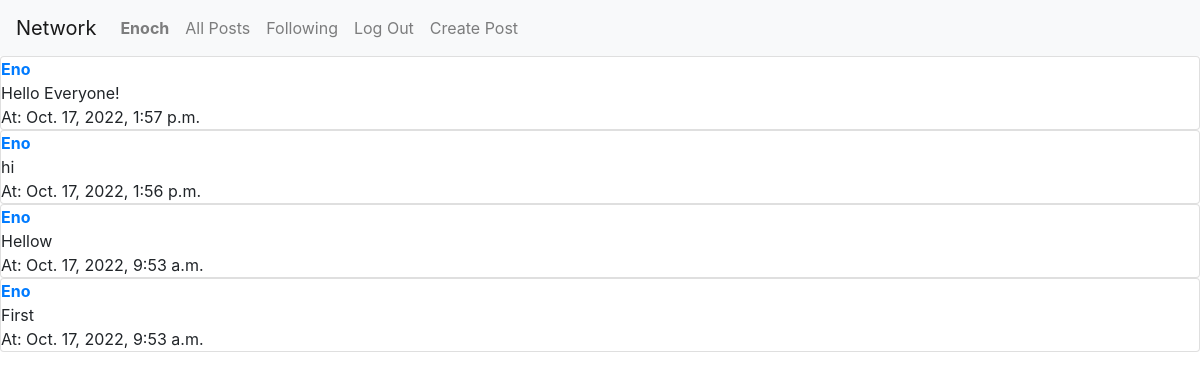
The page /following (signed in) on the database its author committed.
### network/models.py (models this page shows, shortened)
class User(AbstractUser):
    pass

class Post(models.Model):
    body = models.TextField()
    author = models.ForeignKey("User", on_delete=models.CASCADE, related_name="posts")
    date = models.DateTimeField(auto_now_add = True)
    likes = models.ManyToManyField("User", related_name="post_likes")
    def __str__(self):
        return f"{self.body} by {self.author} at {self.date}"

### network/views.py (the view)
# urls.py: path("following", views.following, name="following"),
def following(request):
    profile_user = User.objects.get(username=request.user)
    currently_following = profile_user.following.all()
    posts = []
    for user in currently_following:
        posts += (user.following.posts.all().order_by('-date'))
    print(posts)
    return render(request, "network/following_page.html", {
        "posts": posts
    })

### network/templates/network/following_page.html
{% extends "network/layout.html" %}
{% block body %}
{% for post in posts %}
    <div class="post_item card ">
        <strong><a href="{% url 'profile' post.author %}">{{post.author}}</a></strong>
        {{ post.body }}<br>
        At: {{ post.date }}
        <br>
    </div>
    {% endfor %}
{% endblock %}

### network/templates/network/layout.html (shortened to what this page needs)
{% load static %}
<!DOCTYPE html>
<html lang="en">
    <head>
        <link rel="stylesheet" href="https://stackpath.bootstrapcdn.com/bootstrap/4.4.1/css/bootstrap.min.css">
        <link href="{% static 'network/styles.css' %}" rel="stylesheet">
    </head>
    <body>
        <nav class="navbar navbar-expand-lg navbar-light bg-light">
            <a class="navbar-brand" href="#">Network</a>
            <div>
              <ul class="navbar-nav mr-auto">
                {% if user.is_authenticated %}
                    <li class="nav-item">
                        <a class="nav-link" href="#"><strong>{{ user.username }}</strong></a>
                    </li>
                {% endif %}
                <li class="nav-item">
                  <a class="nav-link" href="{% url 'index' %}">All Posts</a>
                </li>
                {% if user.is_authenticated %}
                    <li class="nav-item">
                        <a class="nav-link" href="{% url 'following' %}">Following</a>
                    </li>
                    <li class="nav-item">
                        <a class="nav-link" href="{% url 'logout' %}">Log Out</a>
                    </li>
                    <li class="nav-item">
                        <a class="nav-link" href="{% url 'create_post' %}">Create Post</a>
                    </li>
                {% endif %}
              </ul>
            </div>
          </nav>
        <div class="body">
            {% block body %}
            {% endblock %}
        </div>
    </body>
</html>

### rows shown on the page
User: username "Enoch"
Post: author "Eno", body "Hello Everyone!", date "Oct. 17, 2022, 1:57 p.m."
Post: author "Eno", body "hi", date "Oct. 17, 2022, 1:56 p.m."
Post: author "Eno", body "Hellow", date "Oct. 17, 2022, 9:53 a.m."
Post: author "Eno", body "First", date "Oct. 17, 2022, 9:53 a.m."
